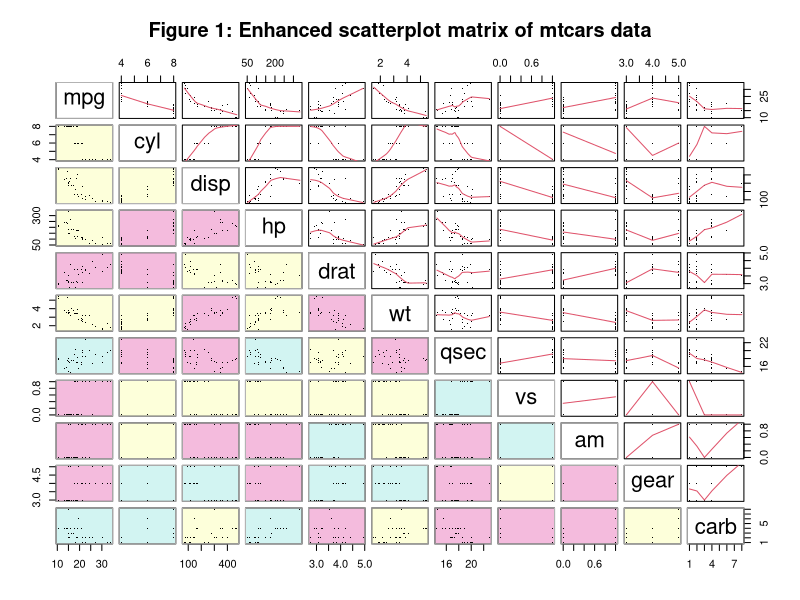
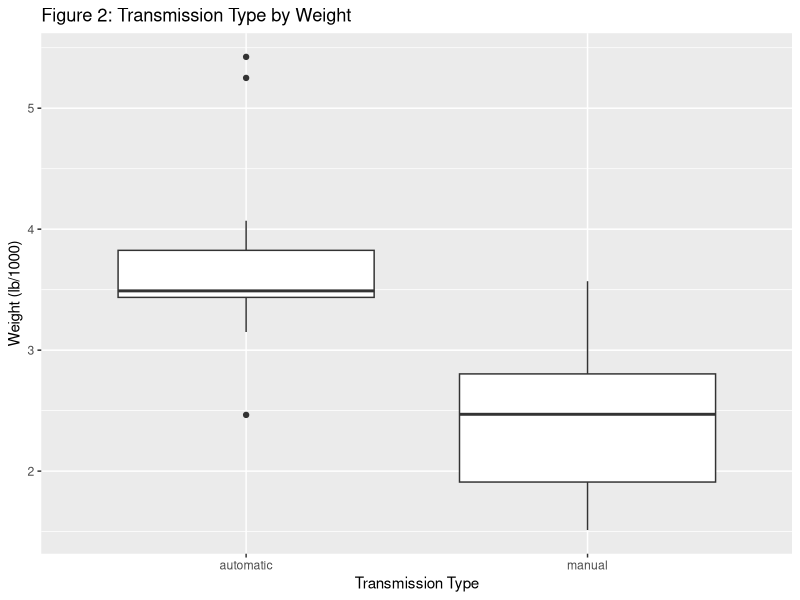
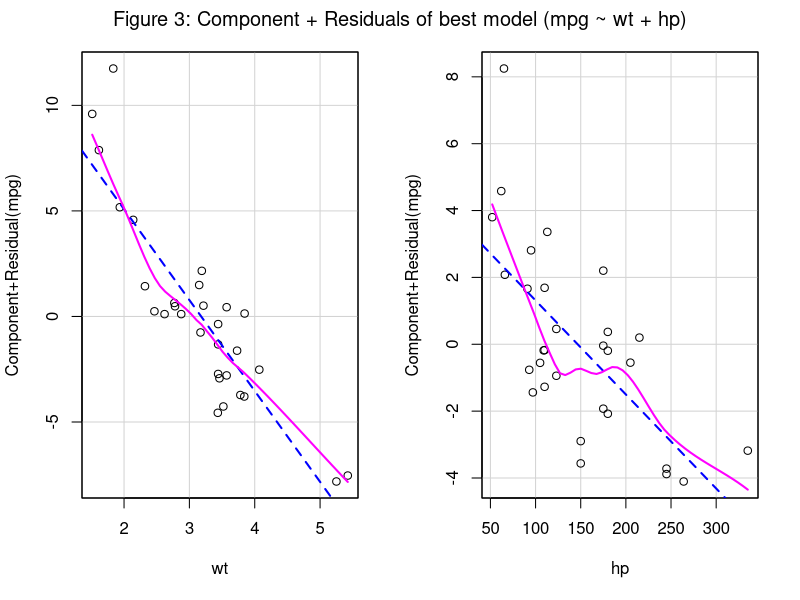

Write the R code that produced these figures, in order.
## ---- chunk 1
knitr::opts_chunk$set(fig.path='Figs/',
                      warning=FALSE, message=FALSE)
## ---- chunk 2
# This code was omitted at the pdf file
# Loading required libraries
library(datasets)
library(ggplot2)
library(car)
library(MASS)
require(gclus)

# Loading the data
data(mtcars)

# Exploring the data and their relationships
# cars.cor <- cor(mtcars)
# cars.color <- dmat.color(cars.cor)
# cpairs(mtcars,panel.colors=cars.color,pch=".",gap=.5, 
#        upper.panel=panel.smooth)

# Transforming the data
mtcars$am <- factor(mtcars$am, levels = c(0,1), labels = c("automatic", "manual"))
mtcars$cyl <- factor(mtcars$cyl, levels = c(4,6,8))
mtcars$vs <- factor(mtcars$vs, levels = c(0,1))

# Fit linear model of mpg ~ am
fit_am <- lm(mpg ~ am, data = mtcars)
summary(fit_am)

# Fit linear model of mpg ~ . (All variables in the dataset)
fit01 <- lm(mpg ~ ., data = mtcars)
# Looking the summary to get the significant variables
summary(fit01)

# After looking the summary, there was no significant variable, p < 0.05, so I did an outlierTest in the data
outlierTest(fit01)
# Found "Chrysler Imperial" as an outlier based on the Bonferonni outlier test
# Dropping the outlier
rowsToDrop <- c("Chrysler Imperial")
mtcarsNew <- mtcars[ !(rownames(mtcars) %in% rowsToDrop), ]
# Re-fit the model and found another outlier, this time it was "Fiat 128"
fit01 <- lm(mpg ~ ., data = mtcarsNew)
outlierTest(fit01)
# Dropping the outlier
rowsToDrop <- c("Fiat 128")
mtcarsNew <- mtcarsNew[ !(rownames(mtcarsNew) %in% rowsToDrop), ]

# Re-fit the model and test for outliers. No significant outlier found this time. (Bonferonni p > 0.05)
fit01 <- lm(mpg ~ ., data = mtcarsNew)
outlierTest(fit01)

# Looking the summary to get the significant variables
summary(fit01)
# wt and hp are significant, with p-values < 0.05

# Fitting a model with wt + hp + am, even after the summary of fit02 show that it was not.
# But we want to prove it.
fit02 <- lm(mpg ~ wt + hp + am, data = mtcarsNew)
# Lookin the summary and prove that am is not significant to the model, with p-value > 0.05
summary(fit02)

# Doing a backward stepAIC to get the best model, based on the Akaike Information Criterion (AIC) value - lower is better
stepAIC(fit02, direction="backward")

#And it shows, based on the AIC score that the best model is the one bellow, whitout the am variable
fitBest <- lm(mpg ~ wt + hp, mtcarsNew)

#Plot the best model with residuals
# crPlots(fitBest)

# After that, I investigate why transmission type alone seens to influence the mpg, but with other variables it does not
# And I found a Cofounder variable, Weight (wt). Automatic cars tends to have more weight, and weight causes variation in Miles per Galon
g <- ggplot(data = mtcarsNew, aes(x = am, y = wt)) +
    geom_boxplot() +
    xlab("Transmission Type") +
    ylab("Weight (lb/1000)")
## ---- chunk 3
coef(summary(lm(mpg ~ am, data = mtcars)))
## ---- chunk 4
coef(summary(lm(mpg ~ wt + hp + am, data = mtcarsNew)))
## ---- chunk 5
rm(mtcars)
data(mtcars)
cars.cor <- cor(mtcars)
cars.color <- dmat.color(cars.cor)
cpairs(mtcars,panel.colors=cars.color,pch=".",gap=.5, 
       upper.panel=panel.smooth, main = "Figure 1: Enhanced scatterplot matrix of mtcars data")
## ---- chunk 6
g + ggtitle("Figure 2: Transmission Type by Weight")
## ---- chunk 7
crPlots(fitBest, main = "Figure 3: Component + Residuals of best model (mpg ~ wt + hp)")
